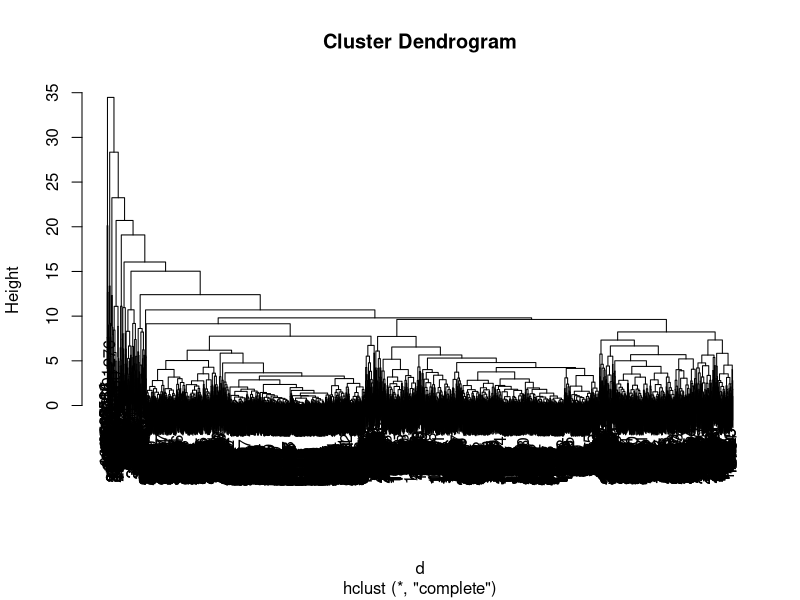
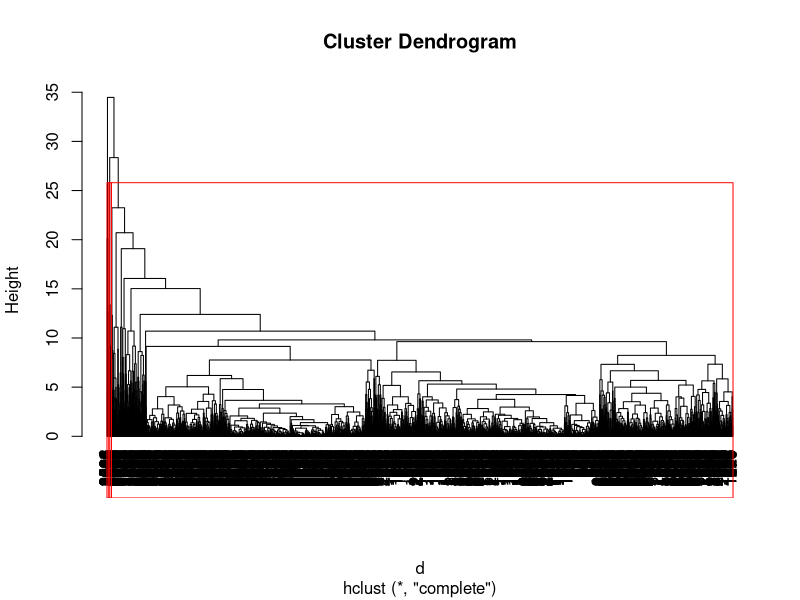

Here is the R script that generated these plots, in order:
# import library
library(readxl)

#load dataset
#data <- read_excel(file.choose())  #to choose a file from the system
data <- read_excel("EastWestAirlines.xlsx")

summary(data)

# Normalize the data
normalized_data <- scale(data) 

summary(normalized_data)

# Euclidean Distance matrix
d <- dist(normalized_data, method = "euclidean") 

fit <- hclust(d, method = "complete")

# Display dendrogram
plot(fit) 
plot(fit, hang = -1)

groups <- cutree(fit, k = 3) # Cut tree into 3 clusters

rect.hclust(fit, k = 3, border = "red")

membership <- as.matrix(groups)

final <- data.frame(membership, data)

aggregate(data, by = list(final$membership), FUN = mean)

# creating a csv file 
library(readr)
write_csv(final, "HierarchicalClustering.csv")

getwd() #to get path where csv file is stored